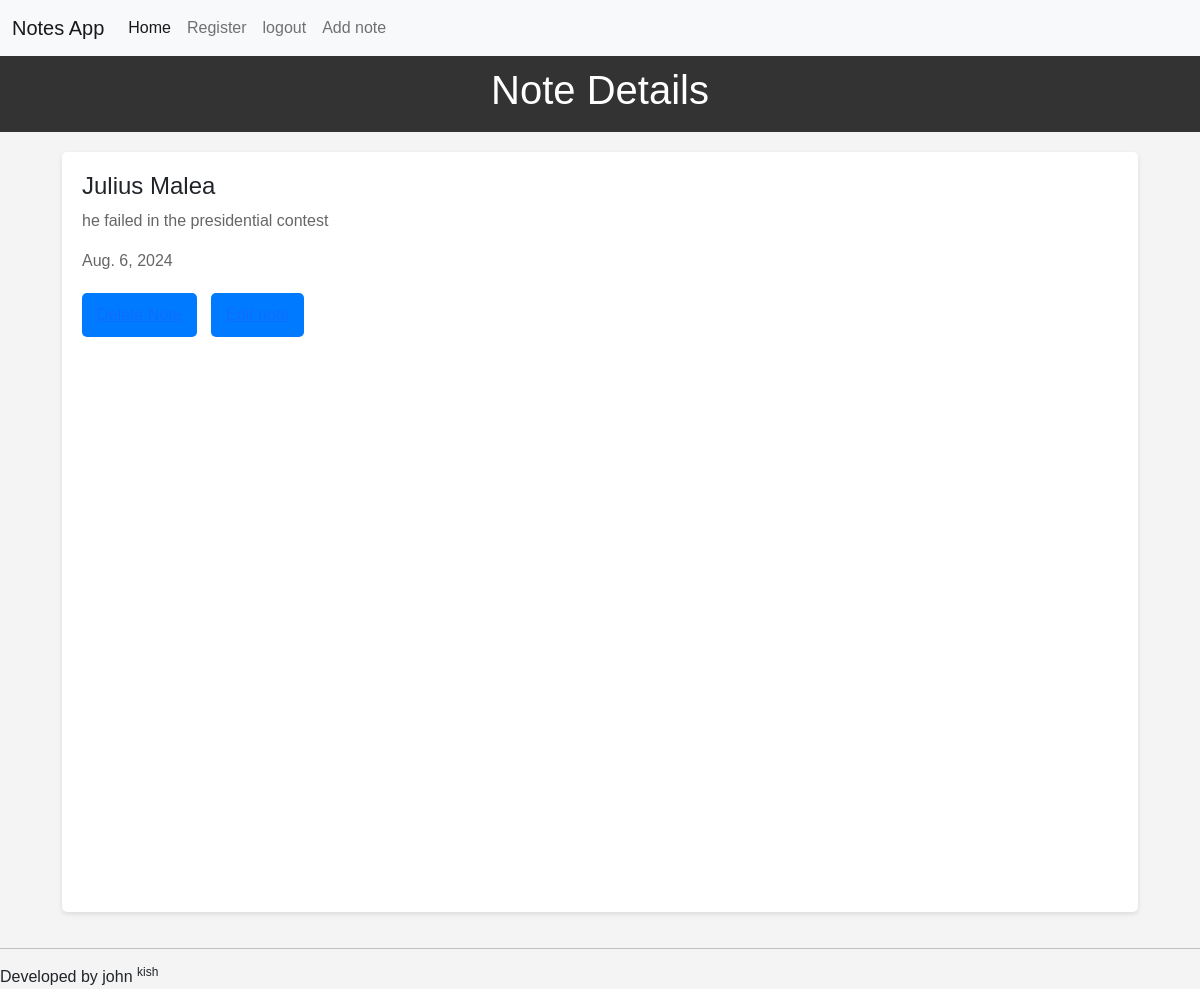
The app's page /notes/note/detail/2/ (signed in) with its own data.
### Notes/models.py (models this page shows, shortened)
class Notes(models.Model):
    title = models.CharField(max_length=100)
    author = models.ForeignKey(User,on_delete=models.CASCADE)
    notes = models.TextField()
    date_created = models.DateField(default=timezone.now)

### Notes/views.py (the view)
# urls.py: path('note/detail/<int:pk>/',NoteDetailView.as_view(),name = 'detail'),
class NoteDetailView(LoginRequiredMixin,DetailView):
    model = Notes
    template_name = 'Notes/note_detail.html'

### Notes/templates/Notes/note_detail.html (shortened to what this page needs)
{%extends 'Notes/base.html'%}
{%block content%}
        <!DOCTYPE html>
<html lang="en">
<head>
</head>
<body>
    <header>
        <h1>Note Details</h1>
    </header>
    <div class="container">
        <div class="note-detail">
            <h1 id="noteTitle"> {{object.title}}</h1>
            <p id="noteContent">{{object.notes}}</p>
            <p id="noteContent">{{object.date_created}}</p>
            <div class="note-actions">
                <button ><a href="{%url 'delete'  object.pk%}">Delete Note</a></button>
                <button ><a href="{%url 'edit' object.pk%}">Edit note</a></button>
            </div>
        </div>
    </div>
{%endblock%}

### Notes/templates/Notes/note_detail.html (style rules this page uses)
body { font-family: Arial, sans-serif; margin: 0; padding: 0; background-color: #f4f4f4; }
header { background: #333; color: #fff; padding: 10px; text-align: center; }
.container { display: flex; flex-direction: column; height: 100vh; }
.note-detail { flex: 1; padding: 20px; background: #fff; border-radius: 5px; margin: 20px; box-shadow: 0 2px 5px rgba(0, 0, 0, 0.1); }
.note-detail h1 { font-size: 24px; margin-top: 0; }
.note-detail p { color: #666; }
.note-actions { margin-top: 20px; }
.note-actions button { background-color: #007bff; color: #fff; border: none; padding: 10px 15px; border-radius: 5px; cursor: pointer; font-size: 16px; margin-right: 10px; }

### records on screen
Notes: title "Julius Malea", notes "he failed in the presidential contest", date_created "Aug. 6, 2024"
